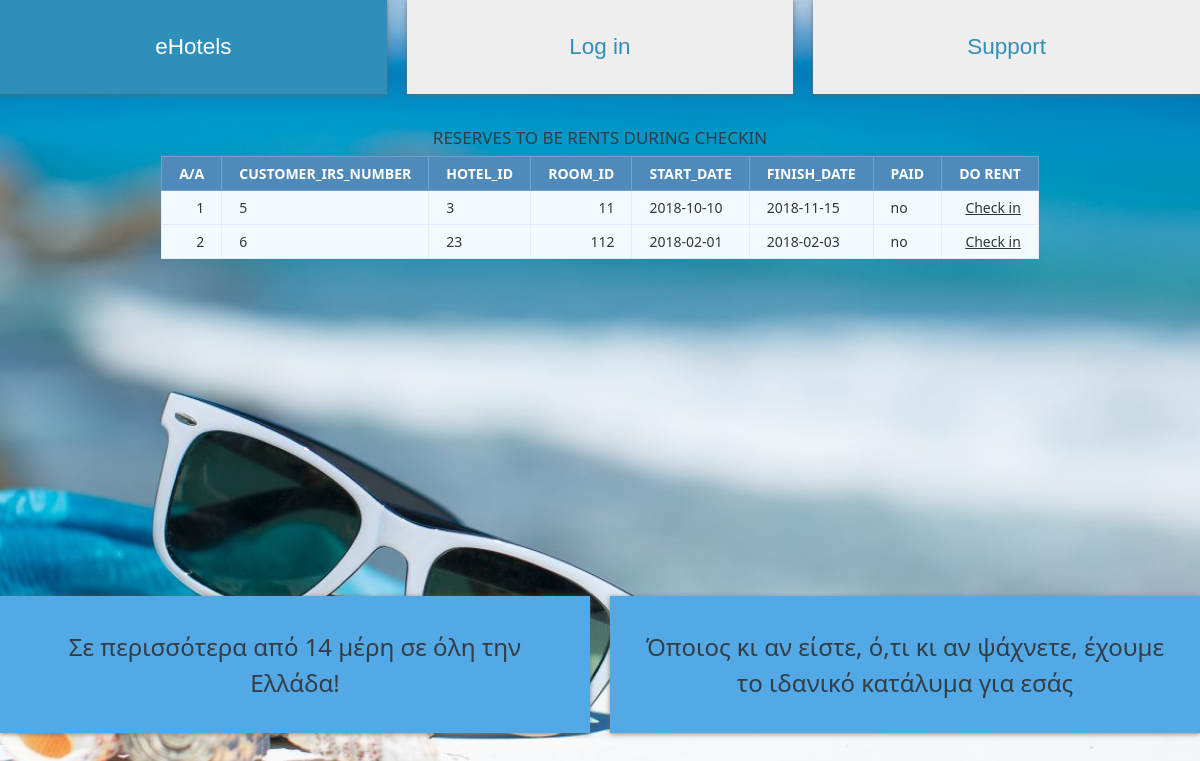
The page /Html,php/checkin.php on the database its author committed.
### tables this page shows
CREATE TABLE `reserves` (
  `Customer_IRSnumber` int(11) DEFAULT NULL,
  `Hotel_room_Room_id` int(11) DEFAULT NULL,
  `Start_date` date NOT NULL,
  `Paid` varchar(11) NOT NULL,
  `Finish_date` date NOT NULL
);

CREATE TABLE `hotel_room` (
  `Room_id` int(11) NOT NULL,
  `Hotel_id` int(11) NOT NULL,
  `View` varchar(45) NOT NULL,
  `Price` int(11) NOT NULL,
  `Expandable` varchar(45) NOT NULL,
  `Repairs_need` varchar(45) NOT NULL,
  `Capacity` int(11) NOT NULL
);

### Html,php/checkin.php (the view, shortened to what this page needs)
<html lang="gre">
  <head>
    <?php include "cssCode.php" ?>
</head>
  <body>
    <div class="wrapper">
      <?php include "top_buttons.php"  ?>
<html>
	<head>
<table class="data-table">
		<caption> <h1> Reserves to be Rents during Checkin </h1> </caption >
			<thead>
				<tr>
                    <th>A/A</th>
					<th>Customer_irs_number</th>
                    <th>Hotel_id</th>
					<th>Room_ID</th>
					<th>Start_date</th>
					<th>Finish_date</th>
					<th>Paid</th>
                    <th>Do Rent</th>
                </tr>
			</thead>
			<tbody>
<?php
    $link = mysqli_connect("127.0.0.1","root","","test");
    $no = 1;
    $sql=" SELECT * FROM reserves WHERE Paid='no' ";
    $query= mysqli_query($link,$sql);
	while ($row = mysqli_fetch_array($query) )
 {
    $r_id=$row['Hotel_room_Room_id'];
    $sql2 = "SELECT Hotel_id FROM hotel_room WHERE Room_id=$r_id " ;
    $query2 = mysqli_query($link, $sql2);
	$row2= mysqli_fetch_array($query2);
      echo '<tr>
    <td>'.$no.'</td>
    <td >'.$row['Customer_IRSnumber'].'</td>
    <td>'.$row2['Hotel_id'] . '</td>
    <td>'.$row['Hotel_room_Room_id'].'</td>
    <td>'.$row['Start_date'] .'</td>
    <td>'.$row['Finish_date'] . '</td>
    <td>'.$row['Paid'] .'</td>
	<td> <a href="to_be_rent.php?number='.$no.'&Customer_IRSnumber='.$row['Customer_IRSnumber'].'
										&Hotel_id='.$row2['Hotel_id'].'
										&Hotel_room_Room_id='.$row['Hotel_room_Room_id'].'
										&Start_date='.$row['Start_date'].'
										&Finish_date='.$row['Finish_date'].'
										&Paid='.$row['Paid'].'
										"> Check in	 </a> </td>
 </tr>';
$no++;
 }
?>
	</tbody>
         </table>
         </div>
    <br><br><br><br><br><br><br><br><br><br><br><br>
    <?php include "bottom_buttons.php" ?>
      </body>
      </html>

### Html,php/w3.css (style rules this page uses)
:root { --primary:rgb(83, 168, 230); --dark:rgb(48, 143, 184); --light:#fff; --shadow:0 1px 5px rgba(104,104,104, 0.8); --advancedSearch:#eee; }
html { box-sizing:border-box }
*,*:before,*:after { box-sizing:inherit }
html { -ms-text-size-adjust:100%;-webkit-text-size-adjust:100% }
body { margin:0 }
a { background-color:transparent;-webkit-text-decoration-skip:objects }
html,body { font-family:Verdana,sans-serif;font-size:15px;line-height:1.5 }
html { overflow-x:hidden }
h1 { font-size:36px }
h1,h2,h3,h4,h5,h6 { font-family:"Segoe UI",Arial,sans-serif;font-weight:400;margin:10px 0 }
a { color:inherit }

### Html,php/eHotels.css (style rules this page uses)
:root { --primary:rgb(83, 168, 230); --dark:rgb(48, 143, 184); --light:#fff; --shadow:0 1px 5px rgba(104,104,104, 0.8); --advancedSearch:rgb(0, 0, 0); }
* { margin:0; padding:0; }
body { background-color:rgb(251, 253, 255); background: url("./image/eHotels.jpg"); background-size: cover; background-position: bottom; }

### Html,php/checkbox.css (style rules this page uses)
:root { --primary:rgb(83, 168, 230); --dark:rgb(48, 143, 184); --light:#fff; --shadow:0 1px 5px rgba(104,104,104, 0.8); }

### Html,php/checkin.php (style rules this page uses)
body { font-size: 15px; color: #343d44; font-family: "segoe-ui", "open-sans", tahoma, arial; padding: 0; margin: 0; }
table { margin: auto; font-family: "Lucida Sans Unicode", "Lucida Grande", "Segoe Ui"; font-size: 12px; }
h1 { margin: 25px auto 0; text-align: center; text-transform: uppercase; font-size: 17px; }
table td { transition: all .5s; }
.data-table { border-collapse: collapse; font-size: 14px; min-width: 537px; }
.data-table th, .data-table td { border: 1px solid #e1edff; padding: 7px 17px; }
.data-table caption { margin: 7px; }
.data-table thead th { background-color: #508abb; color: #FFFFFF; border-color: #6ea1cc !important; text-transform: uppercase; }
.data-table tbody td { color: #353535; }
.data-table tbody td:first-child, .data-table tbody td:nth-child(4), .data-table tbody td:last-child { text-align: right; }
.data-table tbody tr:nth-child(odd) td { background-color: #f4fbff; }
.data-table tbody tr:nth-child(even) td { background-color: #f4fbff; }

### rows shown on the page
reserves: Customer_IRSnumber "5", hotel_room.Hotel_id "3", Hotel_room_Room_id "11", Start_date "2018-10-10", Finish_date "2018-11-15", Paid "no"
reserves: Customer_IRSnumber "6", hotel_room.Hotel_id "23", Hotel_room_Room_id "112", Start_date "2018-02-01", Finish_date "2018-02-03", Paid "no"

### other values the page prints
$loggedInAs "Log in"
